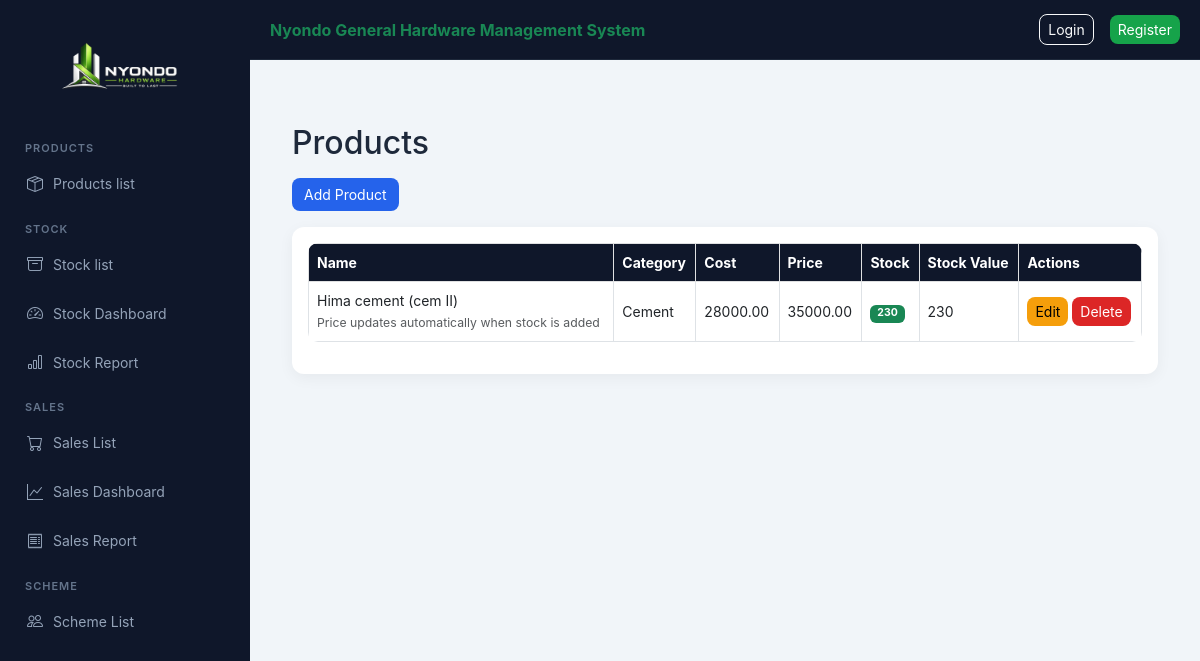
Page /nyondo/products/ on the earlier database version.
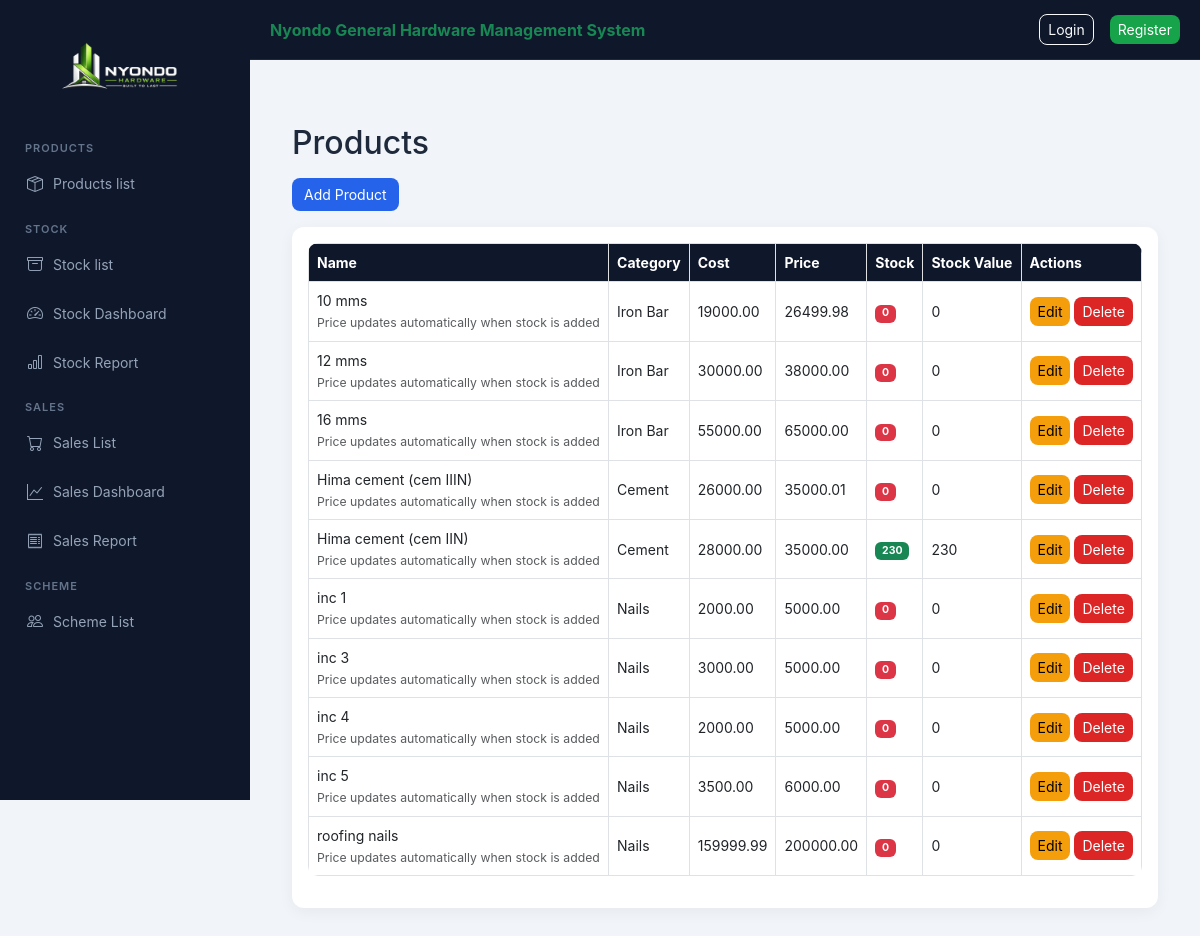
Same page on the later database version.
### nyondo_app/models.py (models this page shows, shortened)
class Product(models.Model):
    CATEGORY_CHOICES = [
        ("cement", "Cement"),
        ("iron_bar", "Iron Bar"),
        ("iron_sheets", "Iron Sheets"),
        ("others", "Others"),
        ("nails", "Nails"),
        ("paint", "Paint"),
    ]
    category_name = models.CharField(max_length=20, choices=CATEGORY_CHOICES)
    product_name = models.CharField(max_length=100)
    unit_cost = models.DecimalField(max_digits=12, decimal_places=2, default=0)
    unit_price = models.DecimalField(max_digits=12, decimal_places=2, default=0)
    description = models.TextField(blank=True)
    def total_stock(self):
        return self.stock_set.aggregate(
            total=Sum("quantity_available")
        )["total"] or 0

### nyondo_app/views.py (the view)
# urls.py: path("products/", views.product_list, name="product_list"),
def product_list(request):
    return render(request, "product_list.html", {
        "products": Product.objects.all().order_by("product_name")
    })

### nyondo_app/templates/product_list.html
{% extends "base.html" %}
{% block content %}
<h2 class="mb-3">Products</h2>
<a href="{% url 'product_create' %}" class="btn btn-primary mb-3">
    Add Product
</a>
<div class="card p-3">
<table class="table table-hover table-bordered align-middle">
<thead class="table-light">
<tr>
    <th>Name</th>
    <th>Category</th>
    <th>Cost</th>
    <th>Price</th>
    <th>Stock</th>
    <th>Stock Value</th>
    <th>Actions</th>
</tr>
</thead>
<tbody>
{% for p in products %}
<tr>
    <td>
        {{ p.product_name }}
        <br>
        <small class="text-muted">
            Price updates automatically when stock is added
        </small>
    </td>
    <td>{{ p.get_category_name_display }}</td>
    <td>{{ p.unit_cost|floatformat:2 }}</td>
    <td>{{ p.unit_price|floatformat:2 }}</td>
    <td>
        {% if p.total_stock > 0 %}
            <span class="badge bg-success">
                {{ p.total_stock }}
            </span>
        {% else %}
            <span class="badge bg-danger">
                0
            </span>
        {% endif %}
    </td>
    <td>
        {{ p.total_stock|default:0|floatformat:0|add:"0" }}
    </td>
    <td>
        <a href="{% url 'edit_product' p.id %}"
           class="btn btn-warning btn-sm">
           Edit
        </a>
        <a href="{% url 'delete_product' p.id %}"
           class="btn btn-danger btn-sm">
           Delete
        </a>
    </td>
</tr>
{% empty %}
<tr>
    <td colspan="7" class="text-center text-muted">
        No products available
    </td>
</tr>
{% endfor %}
</tbody>
</table>
</div>
{% endblock %}

### templates/base.html (shortened to what this page needs)
<!DOCTYPE html>
<html lang="en">
<head>
    {% load static %}
    <link href="https://cdn.jsdelivr.net/npm/bootstrap@5.3.0/dist/css/bootstrap.min.css" rel="stylesheet">
    <link href="https://cdn.jsdelivr.net/npm/bootstrap-icons@1.11.3/font/bootstrap-icons.css" rel="stylesheet">
    <link rel="stylesheet" href="{% static 'css/style.css' %}?v=3">
</head>
<body>
<div class="sidebar">
    <div class="logo-container">
    <img src="{% static 'images/logo.png' %}"
         alt="Nyondo Hardware Logo"
         class="logo">
</div>
    <div class="nav-box">
        <p class="nav-section">PRODUCTS</p>
        <a href="{% url 'product_list' %}">
            <i class="bi bi-box-seam"></i> Products list
        </a>
        <p class="nav-section">STOCK</p>
        <a href="{% url 'stock_list' %}">
            <i class="bi bi-archive"></i> Stock list
        </a>
        <a href="{% url 'stock_dashboard' %}">
            <i class="bi bi-speedometer2"></i> Stock Dashboard
        </a>
        <a href="{% url 'stock_report' %}">
            <i class="bi bi-bar-chart"></i> Stock Report
        </a>
        <p class="nav-section">SALES</p>
        <a href="{% url 'sales_list' %}">
            <i class="bi bi-cart"></i> Sales List
        </a>
        <a href="{% url 'sales_dashboard' %}">
            <i class="bi bi-graph-up"></i> Sales Dashboard
        </a>
        <a href="{% url 'sales_report' %}">
            <i class="bi bi-receipt"></i> Sales Report
        </a>
        <p class="nav-section">SCHEME</p>
        <a href="{% url 'scheme_list' %}">
            <i class="bi bi-people"></i> Scheme List
        </a>
    </div>
</div>
<div class="main-content">
    <nav id="nav_menu">
        <div class="fw-bold text-success">
            Nyondo General Hardware Management System
        </div>
        <div class="ms-auto d-flex align-items-center gap-3">
            {% if user.is_authenticated %}
            <div class="dropdown">
                <a class="nav-link dropdown-toggle text-light"
                   href="#"
                   data-bs-toggle="dropdown">
                    Quick Actions
                </a>
                <ul class="dropdown-menu dropdown-menu-end">
                    <li>
                        <a class="dropdown-item" href="{% url 'product_create' %}">
                            Add Product
                        </a>
                    </li>
                    <li>
                        <a class="dropdown-item" href="{% url 'add_stock' %}">
                            Add Stock
                        </a>
                    </li>
                    <li>
                        <a class="dropdown-item" href="{% url 'add_sale' %}">
                            Add Sale
                        </a>
                    </li>
                    <li>
                        <a class="dropdown-item" href="{% url 'add_scheme_customer' %}">
                            Add Scheme Customer
                        </a>
                    </li>
                </ul>
            </div>
            <div class="dropdown">
                <a class="nav-link dropdown-toggle text-light"
                   href="#"
                   data-bs-toggle="dropdown">
                    {{ user.username }}
                </a>
                <ul class="dropdown-menu dropdown-menu-end">
                    <li>
                        <a class="dropdown-item" href="{% url 'sales_dashboard' %}">
                            Sales Dashboard
                        </a>
                    </li>
                    <li><hr class="dropdown-divider"></li>
                    <li>
                        <form method="post" action="{% url 'logout' %}">
                            {% csrf_token %}
                            <button class="dropdown-item">
                                Logout
                            </button>
                        </form>
                    </li>
                </ul>
            </div>
            {% else %}
            <a class="btn btn-outline-light btn-sm"
               href="{% url 'login' %}">
                Login
            </a>
            <a class="btn btn-success btn-sm"
               href="{% url 'register' %}">
                Register
            </a>
            {% endif %}
        </div>
    </nav>
    <div class="container mt-4">
        {% block content %}{% endblock %}
    </div>
</div>
</body>
</html>

### static/css/style.css (style rules this page uses)
:root { --primary: #2563eb; --success: #16a34a; --dark: #0f172a; --dark-light: #1e293b; --warning: #f59e0b; --bg: #f1f5f9; --text: #1e293b; }
* { margin: 0; padding: 0; box-sizing: border-box; }
body { font-family: "Inter", "Segoe UI", sans-serif; background: var(--bg); color: var(--text); }
a { text-decoration: none; }
.sidebar { position: fixed; top: 0; left: 0; width: 250px; height: 100vh; background: var(--dark); padding: 20px 15px; }
.nav-section { font-size: 11px; color: #64748b; margin: 15px 10px 5px; font-weight: 600; letter-spacing: 1px; }
.nav-box a { display: flex; align-items: center; gap: 10px; padding: 10px 12px; margin-bottom: 5px; border-radius: 8px; color: #94a3b8; font-size: 14px; transition: 0.2s; }
.nav-box a i { font-size: 16px; }
#nav_menu { position: fixed; top: 0; left: 250px; right: 0; height: 60px; background: var(--dark); display: flex; align-items: center; padding: 0 20px; color: white; border-bottom: 1px solid var(--dark-light); z-index: 1000; }
.main-content { margin-left: 250px; margin-top: 70px; padding: 30px; }
.container { max-width: 1200px; }
.card { border: none; border-radius: 12px; background: white; padding: 20px; box-shadow: 0 4px 15px rgba(0,0,0,0.05); }
.table { background: white; border-radius: 10px; overflow: hidden; }
.table th { background: var(--dark); color: white; font-size: 14px; }
.table td { font-size: 14px; vertical-align: middle; }
.btn { border-radius: 8px; font-size: 14px; }
.btn-primary { background: var(--primary); border: none; }
.btn-success { background: var(--success); border: none; }
.btn-danger { background: #dc2626; border: none; }
.btn-warning { background: var(--warning); border: none; }
.logo-container { text-align: center; margin-bottom: 20px; }
.logo { width: 150px; height: 100px; object-fit: contain; }

Differences in the rows shown:
added Product: product_name "10 mms", category_name "Iron Bar", unit_cost "19000.00", unit_price "26499.98", total_stock|add "0"
added Product: product_name "12 mms", category_name "Iron Bar", unit_cost "30000.00", unit_price "38000.00", total_stock|add "0"
added Product: product_name "16 mms", category_name "Iron Bar", unit_cost "55000.00", unit_price "65000.00", total_stock|add "0"
added Product: product_name "Hima cement (cem IIIN)", category_name "Cement", unit_cost "26000.00", unit_price "35000.01", total_stock|add "0"
changed Product: product_name "Hima cement (cem II)" → "Hima cement (cem IIN)"
added Product: product_name "inc 1", category_name "Nails", unit_cost "2000.00", unit_price "5000.00", total_stock|add "0"
added Product: product_name "inc 3", category_name "Nails", unit_cost "3000.00", unit_price "5000.00", total_stock|add "0"
added Product: product_name "inc 4", category_name "Nails", unit_cost "2000.00", unit_price "5000.00", total_stock|add "0"
added Product: product_name "inc 5", category_name "Nails", unit_cost "3500.00", unit_price "6000.00", total_stock|add "0"
added Product: product_name "roofing nails", category_name "Nails", unit_cost "159999.99", unit_price "200000.00", total_stock|add "0"
